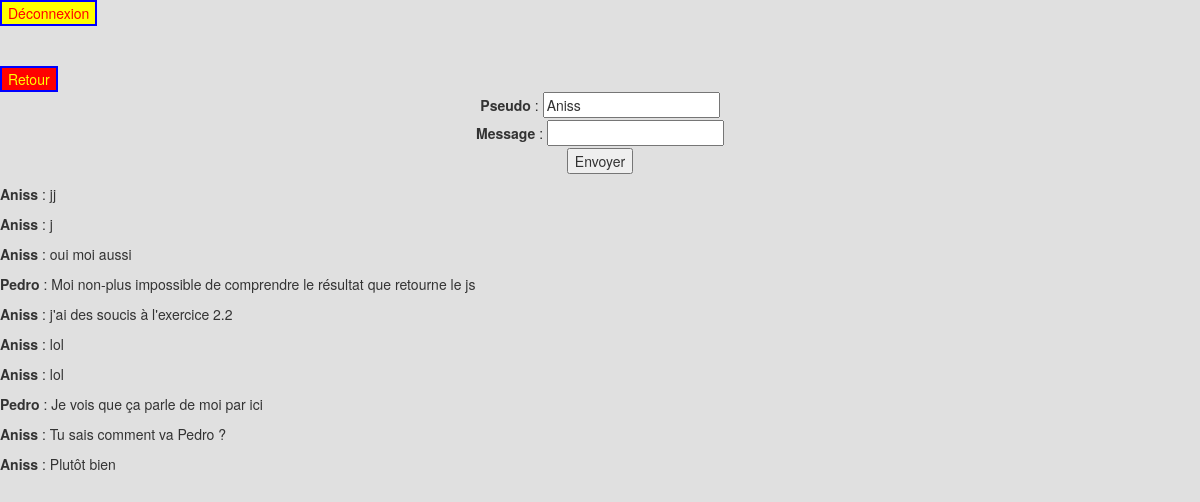
/minichat.php, run on the app's committed database.
### tables this page shows
CREATE TABLE IF NOT EXISTS `minichat` (
  `ID` int(11) NOT NULL,
  `pseudo` varchar(255) NOT NULL,
  `message` text NOT NULL
);

### minichat.php (the view, shortened to what this page needs)
<!DOCTYPE html>
<html>
		<link href="bootstrap/css/bootstrap.min.css" rel="stylesheet"/>
		<link href="bootstrap/js/bootstrap.js" rel="stylesheet" type="text/css"/>
		<link href="style.css" rel="stylesheet" type="text/css" media="screen"/>
    <body>
    		<div class="center">
				<button class="btn_green" onclick="self.location.href='deconnexion.php'" Déconnexion</button>
		</div>
		<div class="center">
				<button class="btn_green" onclick="self.location.href='accueil.php'" Retour</button>
		</div>
    <form action="minichat_post.php" method="post">
        <p>
        <label for="pseudo">Pseudo</label> : <input type="text" name="pseudo" id="pseudo" value="Aniss" /><br />
        <label for="message">Message</label> :  <input type="text" name="message" id="message" /><br />
        <input type="submit" value="Envoyer" />
	</p>
    </form>
<?php
try
{
	$bdd = new PDO('mysql:host=localhost;dbname=exo;charset=utf8', 'root', 'root');
}
catch(Exception $e)
{
        die('Erreur : '.$e->getMessage());
}
$reponse = $bdd->query('SELECT pseudo, message FROM minichat ORDER BY ID DESC LIMIT 0, 10');
while ($donnees = $reponse->fetch())
{
	echo '<p><strong>' . htmlspecialchars($donnees['pseudo']) . '</strong> : ' . htmlspecialchars($donnees['message']) . '</p>';
}
?>
    </body>
</html>

### style.css (style rules this page uses)
body { padding: 0; margin: 0; background: #FAFAFA; }

### minichat.php (style rules this page uses)
form { text-align:center; }
header,body { background-color: rgb(224,224,224); }
.btn_green { background-color: red; color: yellow; border: 2px solid blue; }

### data on the page
minichat: pseudo "Aniss", message "jj"
minichat: pseudo "Aniss", message "j"
minichat: pseudo "Aniss", message "oui moi aussi"
minichat: pseudo "Pedro", message "Moi non-plus impossible de comprendre le résultat que retourne le js"
minichat: pseudo "Aniss", message "j'ai des soucis à l'exercice 2.2"
minichat: pseudo "Aniss", message "lol"
minichat: pseudo "Aniss", message "lol"
minichat: pseudo "Pedro", message "Je vois que ça parle de moi par ici"
minichat: pseudo "Aniss", message "Tu sais comment va Pedro ?"
minichat: pseudo "Aniss", message "Plutôt bien"
